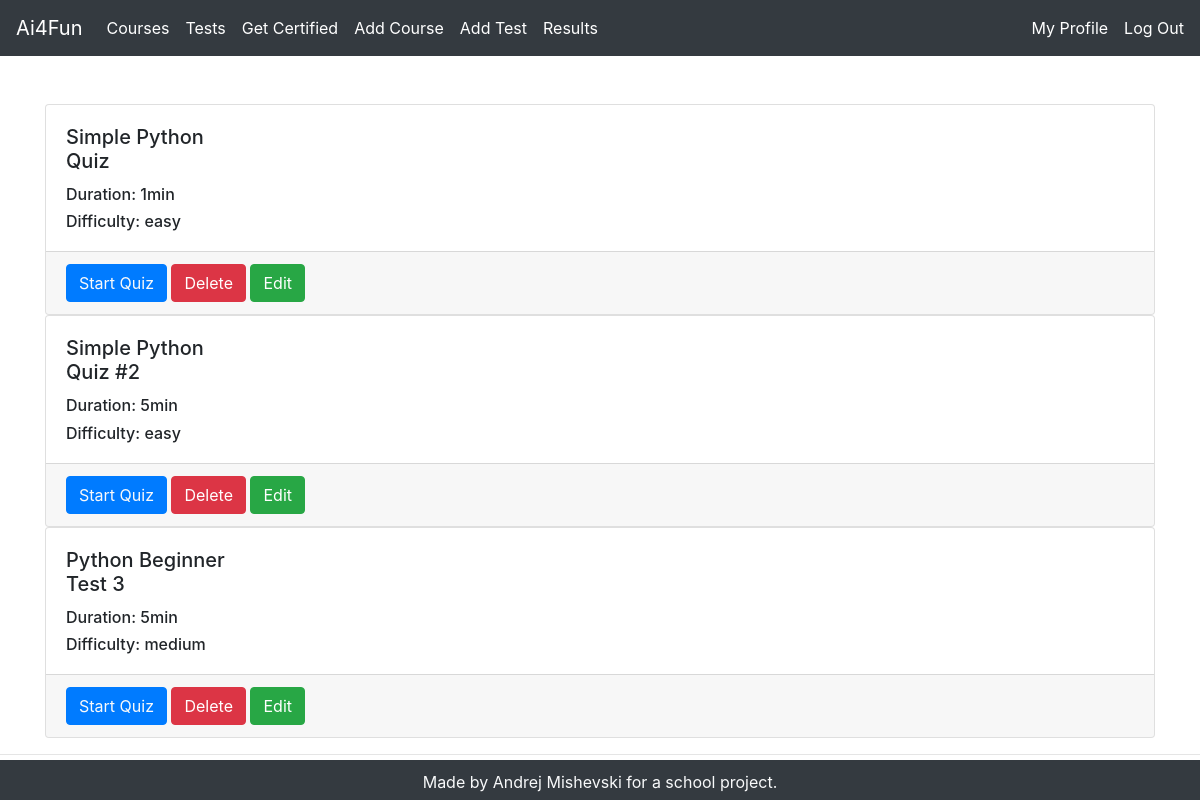
/tests (signed in), run on the app's committed database.
### quiz_module/models.py (models this page shows, shortened)
class Quiz(models.Model):
    name = models.CharField(max_length=120)
    topic = models.CharField(max_length=120)
    number_of_questions = models.IntegerField()
    time = models.IntegerField(help_text="duration of the quiz in minutes")
    required_score_to_pass = models.IntegerField(help_text="score in %")
    difficulty = models.CharField(max_length=6, choices=DIFF_CHOICES)
    class Meta:
        verbose_name_plural = 'Quizes'

### quiz_module/views.py (the view)
# urls.py: path('tests', tests_view, name='tests_view'),
def tests_view(request):
    if request.user.is_authenticated:
        queryset = Quiz.objects.all()
        context = {"quizes": queryset}
        return render(request, 'appPages/tests.html', context=context)
    else:
        return redirect('/signin')

### templates/appPages/tests.html (shortened to what this page needs)
{% extends "appPages/base.html" %}
{% block content %}
    <br>
  <div class="container pt-4">
      <div>
          {% for quiz in quizes %}
          <div>
              <div class="card">
                    <div class="card-body" style="width: 200px;">
                        <h5 class="card-title">{{ quiz.name }}</h5>
                        <h6 class="card-text">Duration: {{ quiz.time }}min</h6>
                        <h6 class="card-text">Difficulty: {{ quiz.difficulty }}</h6>
                     </div>
                  <div class="card-footer">
                      <button class="btn btn-primary" id="start-button">
                          <a class="text-light" href="tests/{{ quiz.pk }}/">Start Quiz</a></button>
                                             {%for group in request.user.groups.all %}
                        {% if group.name == 'Professor' %}
                    <a class="btn btn-danger" href="delete_test/{{ quiz.pk }}">Delete<span class="sr-only">(current)</span></a>
                    <a class="btn btn-success" href="edit_test/{{ quiz.pk }}">Edit<span class="sr-only">(current)</span></a>
            {% endif %}
        {% endfor %}
                  </div>
         </div>
      </div>
        {% endfor %}
      </div>
  </div>
 <hr>
{% endblock %}

### templates/appPages/base.html (shortened to what this page needs)
<!DOCTYPE html>
<html lang="en">
<head>
    <link rel="stylesheet" href="https://cdn.jsdelivr.net/npm/bootstrap@4.3.1/dist/css/bootstrap.min.css">
</head>
<body>
<nav class="navbar navbar-expand-lg navbar-light bg-dark text-white">
  <a class="navbar-brand text-white" href="/home">Ai4Fun</a>
  <div class="collapse navbar-collapse bg text-white" id="navbarSupportedContent">
    <ul class="navbar-nav mr-auto">
      <li class="nav-item active">
        <a class="nav-link text-white" href="/courses">Courses<span class="sr-only">(current)</span></a>
      </li>
      <li class="nav-item">
        <a class="nav-link text-white" href="/tests">Tests</a>
      </li>
      <li class="nav-item active">
        <a class="nav-link text-white" href="/certificate_test">Get Certified<span class="sr-only">(current)</span></a>
      </li>
    <li class="nav-item">
                {%for group in request.user.groups.all %}
            {% if group.name == 'Professor' %}
                     <a class="nav-link text-white" href="/add_course">Add Course<span class="sr-only">(current)</span></a>
            {% endif %}
        {% endfor %}
    </li>
       <li class="nav-item">
                {%for group in request.user.groups.all %}
            {% if group.name == 'Professor' %}
                     <a class="nav-link text-white" href="/add_test">Add Test<span class="sr-only">(current)</span></a>
            {% endif %}
        {% endfor %}
    </li>
        {%for group in request.user.groups.all %}
            {% if group.name == 'Professor' %}
                <li>
                    <a class="nav-link text-white" href="/results">Results<span class="sr-only">(current)</span></a>
                 </li>
            {% endif %}
        {% endfor %}
    </ul>
        {% if user.is_authenticated %}
    <ul class="nav navbar-nav navbar-right">
      <li><a href="/view_profile" class="text-white mr-3    "> My Profile</a></li>
      <li><a href="/signout" class="text-white"> Log Out</a></li>
    </ul>
      {% else %}
            <ul class="nav navbar-nav navbar-right">
      <li><a href="/signin" class="text-white"> Sign in</a></li>
    </ul>
            {% endif %}
  </div>
</nav>
{% block content %}
{% endblock %}
</body>
<div id="footer" class="bg-dark text-light text-center">
     <p> Made by Andrej Mishevski for a school project. </p>
</div>
</html>

### templates/appPages/tests.html (style rules this page uses)
#footer { position: fixed; padding: 10px 10px 0px 10px; bottom: 0; width: 100%; height: 40px; background: grey; }

### data on the page
Quiz: name "Simple Python Quiz", time "1", difficulty "easy"
Quiz: name "Simple Python Quiz #2", time "5", difficulty "easy"
Quiz: name "Python Beginner Test 3", time "5", difficulty "medium"
